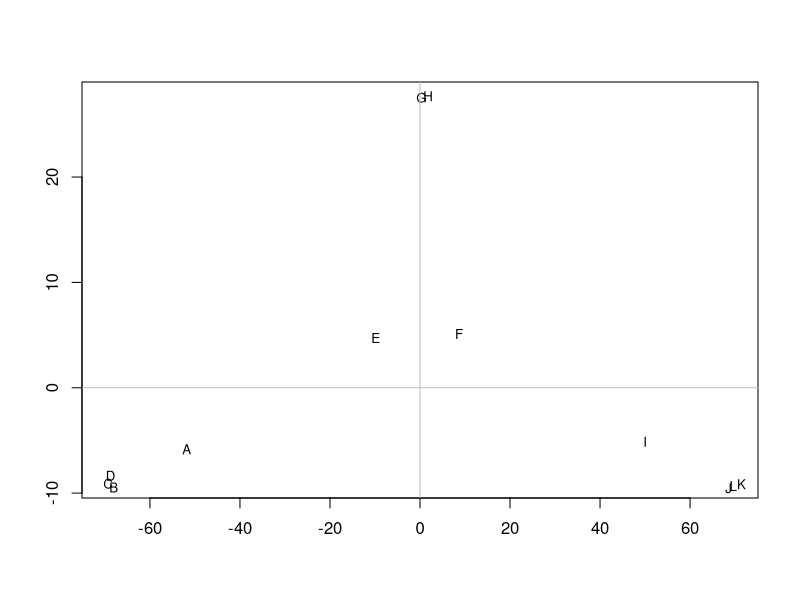
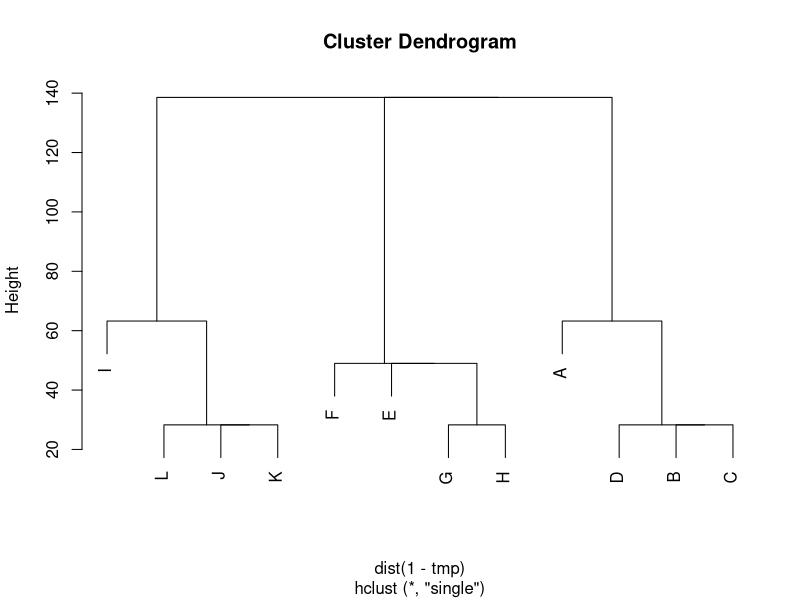

Here is the R script that generated these plots, in order:
# http://stats.stackexchange.com/questions/2717/clustering-with-a-distance-matrix

tmp <- matrix(c(0,20,20,20,40,60,60,60,100,120,120,120,
                20,0,20,20,60,80,80,80,120,140,140,140,
                20,20,0,20,60,80,80,80,120,140,140,140,
                20,20,20,0,60,80,80,80,120,140,140,140,
                40,60,60,60,0,20,20,20,60,80,80,80,
                60,80,80,80,20,0,20,20,40,60,60,60,
                60,80,80,80,20,20,0,20,60,80,80,80,
                60,80,80,80,20,20,20,0,60,80,80,80,
                100,120,120,120,60,40,60,60,0,20,20,20,
                120,140,140,140,80,60,80,80,20,0,20,20,
                120,140,140,140,80,60,80,80,20,20,0,20,
                120,140,140,140,80,60,80,80,20,20,20,0),
              nr=12, dimnames=list(LETTERS[1:12], LETTERS[1:12]))
d <- as.dist(tmp)
mds.coor <- cmdscale(d)
plot(mds.coor[,1], mds.coor[,2], type="n", xlab="", ylab="")
text(jitter(mds.coor[,1]), jitter(mds.coor[,2]),
     rownames(mds.coor), cex=0.8)
abline(h=0,v=0,col="gray75")

plot(hclust(dist(1-tmp), method="single"))
